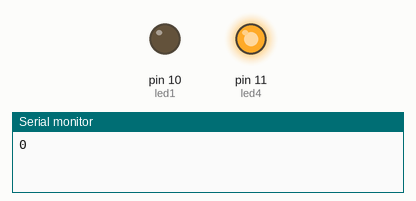
The sketch below on a simulated Arduino Uno, built with avr-gcc and run on an emulated ATmega328P. Parts: output pins drawn as LEDs (lit = HIGH), the last lines printed to the serial monitor.

Above: at 0.05 s.
At 3.95 s:
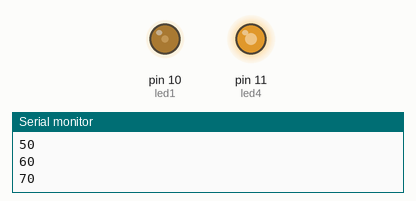
At 7.95 s:
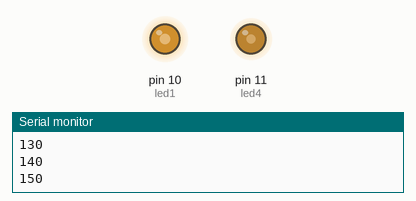
At 15.95 s:
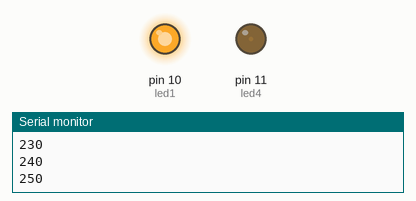
Timing chart, 0 to 20.8 s (numbered marks = the images above):
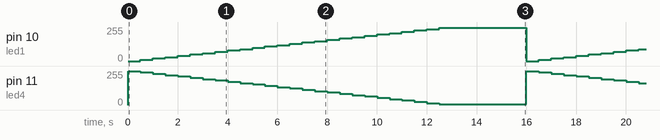

Measured:
- by itself, pin 10 (led1): ramps from 0/255 to 250/255 and jumps back, once every 16.0 s
- by itself, pin 11 (led4): ramps from 255/255 to 5/255 and jumps back, once every 16.0 s

The sketch:

fading.ino
```cpp
int led1 =10,led2=6,led3=9,led4=11;
void setup() {
  pinMode(led1, OUTPUT);
  Serial.begin(9600);
}

void loop() {
  for (int i=0; i<255 ; i+=10){
    analogWrite(led1, i);
     analogWrite(led4, 255-i);
     Serial.println(i);
    delay(500);
  }
  delay(3000);
//   analogWrite(led1, 5);
//  analogWrite(led2, 127);
//  analogWrite(led3, 191);
//  analogWrite(led4, 255);
//

//  digitalWrite(led1, HIGH); delay(1000);
//  digitalWrite(led1, LOW); delay(1000);


}
```
